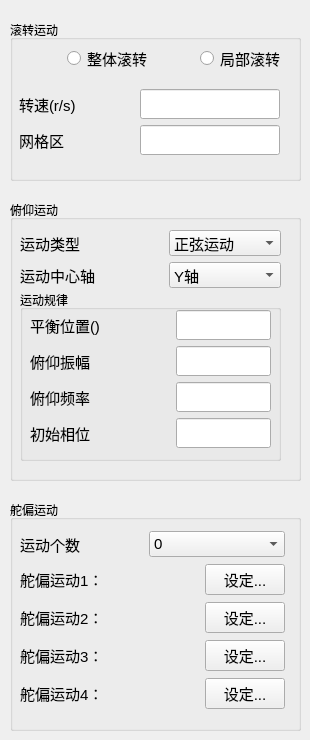
         <widget class="QWidget" name="tab_2">
          <attribute name="title">
           <string>运动模型</string>
          </attribute>
          <widget class="QGroupBox" name="groupBox_14">
           <property name="geometry">
            <rect>
             <x>10</x>
             <y>20</y>
             <width>291</width>
             <height>161</height>
            </rect>
           </property>
           <property name="minimumSize">
            <size>
             <width>291</width>
             <height>0</height>
            </size>
           </property>
           <property name="title">
            <string>滚转运动</string>
           </property>
           <widget class="QWidget" name="layoutWidget">
            <property name="geometry">
             <rect>
              <x>10</x>
              <y>30</y>
              <width>261</width>
              <height>17</height>
             </rect>
            </property>
            <layout class="QGridLayout" name="gridLayout_17">
             <item row="0" column="0">
              <widget class="QRadioButton" name="gz_radwhole">
               <property name="layoutDirection">
                <enum>Qt::RightToLeft</enum>
               </property>
               <property name="text">
                <string/>
               </property>
              </widget>
             </item>
             <item row="0" column="1">
              <widget class="QLabel" name="label_zhengti">
               <property name="font">
                <font>
                 <pointsize>11</pointsize>
                </font>
               </property>
               <property name="text">
                <string>整体滚转</string>
               </property>
              </widget>
             </item>
             <item row="0" column="2">
              <widget class="QRadioButton" name="gz_radpart">
               <property name="sizePolicy">
                <sizepolicy hsizetype="Minimum" vsizetype="Fixed">
                 <horstretch>0</horstretch>
                 <verstretch>5</verstretch>
                </sizepolicy>
               </property>
               <property name="layoutDirection">
                <enum>Qt::RightToLeft</enum>
               </property>
               <property name="text">
                <string/>
               </property>
              </widget>
             </item>
             <item row="0" column="3">
              <widget class="QLabel" name="label_jubu">
               <property name="font">
                <font>
                 <pointsize>11</pointsize>
                </font>
               </property>
               <property name="text">
                <string>局部滚转</string>
               </property>
              </widget>
             </item>
            </layout>
           </widget>
           <widget class="QWidget" name="layoutWidget">
            <property name="geometry">
             <rect>
              <x>9</x>
              <y>69</y>
              <width>261</width>
              <height>68</height>
             </rect>
            </property>
            <layout class="QGridLayout" name="gridLayout_18">
             <item row="1" column="0">
              <widget class="QLabel" name="label_gzzone">
               <property name="font">
                <font>
                 <pointsize>11</pointsize>
                </font>
               </property>
               <property name="text">
                <string>网格区</string>
               </property>
              </widget>
             </item>
             <item row="1" column="2">
              <widget class="QLineEdit" name="gz_zone">
               <property name="sizePolicy">
                <sizepolicy hsizetype="Expanding" vsizetype="Fixed">
                 <horstretch>0</horstretch>
                 <verstretch>0</verstretch>
                </sizepolicy>
               </property>
               <property name="minimumSize">
                <size>
                 <width>0</width>
                 <height>30</height>
                </size>
               </property>
               <property name="font">
                <font>
                 <pointsize>11</pointsize>
                </font>
               </property>
               <property name="alignment">
                <set>Qt::AlignCenter</set>
               </property>
              </widget>
             </item>
             <item row="0" column="2">
              <widget class="QLineEdit" name="gz_law">
               <property name="sizePolicy">
                <sizepolicy hsizetype="Expanding" vsizetype="Fixed">
                 <horstretch>0</horstretch>
                 <verstretch>0</verstretch>
                </sizepolicy>
               </property>
               <property name="minimumSize">
                <size>
                 <width>0</width>
                 <height>30</height>
                </size>
               </property>
               <property name="font">
                <font>
                 <pointsize>11</pointsize>
                </font>
               </property>
               <property name="alignment">
                <set>Qt::AlignCenter</set>
               </property>
              </widget>
             </item>
             <item row="0" column="0">
              <widget class="QLabel" name="gz_zhuansu">
               <property name="font">
                <font>
                 <pointsize>11</pointsize>
                </font>
               </property>
               <property name="text">
                <string>转速(r/s)</string>
               </property>
              </widget>
             </item>
             <item row="0" column="1">
              <spacer name="horizontalSpacer_14">
               <property name="orientation">
                <enum>Qt::Horizontal</enum>
               </property>
               <property name="sizeHint" stdset="0">
                <size>
                 <width>60</width>
                 <height>20</height>
                </size>
               </property>
              </spacer>
             </item>
            </layout>
           </widget>
          </widget>
          <widget class="QGroupBox" name="groupBox_15">
           <property name="geometry">
            <rect>
             <x>10</x>
             <y>200</y>
             <width>291</width>
             <height>281</height>
            </rect>
           </property>
           <property name="minimumSize">
            <size>
             <width>291</width>
             <height>0</height>
            </size>
           </property>
           <property name="title">
            <string>俯仰运动</string>
           </property>
           <widget class="QGroupBox" name="groupBox_16">
            <property name="geometry">
             <rect>
              <x>10</x>
              <y>90</y>
              <width>261</width>
              <height>171</height>
             </rect>
            </property>
            <property name="title">
             <string>运动规律</string>
            </property>
            <widget class="QWidget" name="layoutWidget">
             <property name="geometry">
              <rect>
               <x>10</x>
               <y>20</y>
               <width>241</width>
               <height>140</height>
              </rect>
             </property>
             <layout class="QGridLayout" name="gridLayout_20">
              <item row="0" column="1">
               <spacer name="horizontalSpacer_16">
                <property name="orientation">
                 <enum>Qt::Horizontal</enum>
                </property>
                <property name="sizeType">
                 <enum>QSizePolicy::Fixed</enum>
                </property>
                <property name="sizeHint" stdset="0">
                 <size>
                  <width>30</width>
                  <height>20</height>
                 </size>
                </property>
               </spacer>
              </item>
              <item row="0" column="0">
               <widget class="QLabel" name="fy_balance">
                <property name="sizePolicy">
                 <sizepolicy hsizetype="Fixed" vsizetype="Preferred">
                  <horstretch>0</horstretch>
                  <verstretch>0</verstretch>
                 </sizepolicy>
                </property>
                <property name="minimumSize">
                 <size>
                  <width>80</width>
                  <height>0</height>
                 </size>
                </property>
                <property name="font">
                 <font>
                  <pointsize>11</pointsize>
                 </font>
                </property>
                <property name="text">
                 <string>平衡位置()</string>
                </property>
                <property name="alignment">
                 <set>Qt::AlignLeading|Qt::AlignLeft|Qt::AlignVCenter</set>
                </property>
               </widget>
              </item>
              <item row="2" column="0">
               <widget class="QLabel" name="fy_plv">
                <property name="sizePolicy">
                 <sizepolicy hsizetype="Fixed" vsizetype="Preferred">
                  <horstretch>0</horstretch>
                  <verstretch>0</verstretch>
                 </sizepolicy>
                </property>
                <property name="minimumSize">
                 <size>
                  <width>110</width>
                  <height>0</height>
                 </size>
                </property>
                <property name="font">
                 <font>
                  <pointsize>11</pointsize>
                 </font>
                </property>
                <property name="text">
                 <string>俯仰频率</string>
                </property>
               </widget>
              </item>
              <item row="0" column="2">
               <widget class="QLineEdit" name="fy_textbalance">
                <property name="sizePolicy">
                 <sizepolicy hsizetype="Expanding" vsizetype="Fixed">
                  <horstretch>0</horstretch>
                  <verstretch>0</verstretch>
                 </sizepolicy>
                </property>
                <property name="minimumSize">
                 <size>
                  <width>0</width>
                  <height>30</height>
                 </size>
                </property>
                <property name="font">
                 <font>
                  <pointsize>11</pointsize>
                 </font>
                </property>
                <property name="alignment">
                 <set>Qt::AlignCenter</set>
                </property>
               </widget>
              </item>
              <item row="1" column="0">
               <widget class="QLabel" name="fy_zhenfu">
                <property name="sizePolicy">
                 <sizepolicy hsizetype="Fixed" vsizetype="Preferred">
                  <horstretch>0</horstretch>
                  <verstretch>0</verstretch>
                 </sizepolicy>
                </property>
                <property name="minimumSize">
                 <size>
                  <width>80</width>
                  <height>0</height>
                 </size>
                </property>
                <property name="font">
                 <font>
                  <pointsize>11</pointsize>
                 </font>
                </property>
                <property name="text">
                 <string>俯仰振幅</string>
                </property>
               </widget>
              </item>
              <item row="3" column="0">
               <widget class="QLabel" name="fy_xiangwei">
                <property name="sizePolicy">
                 <sizepolicy hsizetype="Fixed" vsizetype="Preferred">
                  <horstretch>0</horstretch>
                  <verstretch>0</verstretch>
                 </sizepolicy>
                </property>
                <property name="minimumSize">
                 <size>
                  <width>80</width>
                  <height>0</height>
                 </size>
                </property>
                <property name="font">
                 <font>
                  <pointsize>11</pointsize>
                 </font>
                </property>
                <property name="text">
                 <string>初始相位</string>
                </property>
               </widget>
              </item>
              <item row="1" column="2">
               <widget class="QLineEdit" name="fy_textzhenfu">
                <property name="sizePolicy">
                 <sizepolicy hsizetype="Expanding" vsizetype="Fixed">
                  <horstretch>0</horstretch>
                  <verstretch>0</verstretch>
                 </sizepolicy>
                </property>
                <property name="minimumSize">
                 <size>
                  <width>0</width>
                  <height>30</height>
                 </size>
                </property>
                <property name="font">
                 <font>
                  <pointsize>11</pointsize>
                 </font>
                </property>
                <property name="alignment">
                 <set>Qt::AlignCenter</set>
                </property>
               </widget>
              </item>
              <item row="2" column="2">
               <widget class="QLineEdit" name="fy_textplv">
                <property name="sizePolicy">
                 <sizepolicy hsizetype="Expanding" vsizetype="Fixed">
                  <horstretch>0</horstretch>
                  <verstretch>0</verstretch>
                 </sizepolicy>
                </property>
                <property name="minimumSize">
                 <size>
                  <width>0</width>
                  <height>30</height>
                 </size>
                </property>
                <property name="font">
                 <font>
                  <pointsize>11</pointsize>
                 </font>
                </property>
                <property name="alignment">
                 <set>Qt::AlignCenter</set>
                </property>
               </widget>
              </item>
              <item row="3" column="2">
               <widget class="QLineEdit" name="fy_textxiangwei">
                <property name="sizePolicy">
                 <sizepolicy hsizetype="Expanding" vsizetype="Fixed">
                  <horstretch>0</horstretch>
                  <verstretch>0</verstretch>
                 </sizepolicy>
                </property>
                <property name="minimumSize">
                 <size>
                  <width>0</width>
                  <height>30</height>
                 </size>
                </property>
                <property name="font">
                 <font>
                  <pointsize>11</pointsize>
                 </font>
                </property>
                <property name="alignment">
                 <set>Qt::AlignCenter</set>
                </property>
               </widget>
              </item>
             </layout>
            </widget>
           </widget>
           <widget class="QWidget" name="layoutWidget">
            <property name="geometry">
             <rect>
              <x>10</x>
              <y>30</y>
              <width>261</width>
              <height>58</height>
             </rect>
            </property>
            <layout class="QGridLayout" name="gridLayout_19">
             <item row="0" column="0">
              <widget class="QLabel" name="label_fytype">
               <property name="font">
                <font>
                 <pointsize>11</pointsize>
                </font>
               </property>
               <property name="text">
                <string>运动类型</string>
               </property>
              </widget>
             </item>
             <item row="1" column="0">
              <widget class="QLabel" name="label_fyaxis">
               <property name="font">
                <font>
                 <pointsize>11</pointsize>
                </font>
               </property>
               <property name="text">
                <string>运动中心轴</string>
               </property>
              </widget>
             </item>
             <item row="0" column="2">
              <widget class="QComboBox" name="fy_comtype">
               <property name="minimumSize">
                <size>
                 <width>0</width>
                 <height>25</height>
                </size>
               </property>
               <property name="font">
                <font>
                 <pointsize>11</pointsize>
                </font>
               </property>
               <item>
                <property name="text">
                 <string>正弦运动</string>
                </property>
               </item>
               <item>
                <property name="text">
                 <string>不运动</string>
                </property>
               </item>
              </widget>
             </item>
             <item row="1" column="2">
              <widget class="QComboBox" name="fy_comaxis">
               <property name="minimumSize">
                <size>
                 <width>0</width>
                 <height>25</height>
                </size>
               </property>
               <property name="font">
                <font>
                 <pointsize>11</pointsize>
                </font>
               </property>
               <item>
                <property name="text">
                 <string>Y轴</string>
                </property>
               </item>
               <item>
                <property name="text">
                 <string>Z轴</string>
                </property>
               </item>
              </widget>
             </item>
             <item row="0" column="1">
              <spacer name="horizontalSpacer_15">
               <property name="orientation">
                <enum>Qt::Horizontal</enum>
               </property>
               <property name="sizeType">
                <enum>QSizePolicy::Fixed</enum>
               </property>
               <property name="sizeHint" stdset="0">
                <size>
                 <width>30</width>
                 <height>20</height>
                </size>
               </property>
              </spacer>
             </item>
            </layout>
           </widget>
          </widget>
          <widget class="QGroupBox" name="groupBox_17">
           <property name="geometry">
            <rect>
             <x>10</x>
             <y>500</y>
             <width>291</width>
             <height>231</height>
            </rect>
           </property>
           <property name="minimumSize">
            <size>
             <width>291</width>
             <height>0</height>
            </size>
           </property>
           <property name="title">
            <string>舵偏运动</string>
           </property>
           <widget class="QWidget" name="layoutWidget">
            <property name="geometry">
             <rect>
              <x>10</x>
              <y>30</y>
              <width>265</width>
              <height>181</height>
             </rect>
            </property>
            <layout class="QGridLayout" name="gridLayout_21">
             <item row="2" column="3">
              <widget class="QPushButton" name="dp_btnset2">
               <property name="minimumSize">
                <size>
                 <width>0</width>
                 <height>25</height>
                </size>
               </property>
               <property name="font">
                <font>
                 <pointsize>11</pointsize>
                </font>
               </property>
               <property name="text">
                <string>设定...</string>
               </property>
              </widget>
             </item>
             <item row="4" column="0">
              <widget class="QLabel" name="dp_lab4">
               <property name="sizePolicy">
                <sizepolicy hsizetype="Fixed" vsizetype="Preferred">
                 <horstretch>0</horstretch>
                 <verstretch>0</verstretch>
                </sizepolicy>
               </property>
               <property name="minimumSize">
                <size>
                 <width>80</width>
                 <height>0</height>
                </size>
               </property>
               <property name="font">
                <font>
                 <pointsize>11</pointsize>
                </font>
               </property>
               <property name="text">
                <string>舵偏运动4：</string>
               </property>
              </widget>
             </item>
             <item row="1" column="3">
              <widget class="QPushButton" name="dp_btnset1">
               <property name="minimumSize">
                <size>
                 <width>40</width>
                 <height>25</height>
                </size>
               </property>
               <property name="maximumSize">
                <size>
                 <width>400</width>
                 <height>16777215</height>
                </size>
               </property>
               <property name="font">
                <font>
                 <pointsize>11</pointsize>
                </font>
               </property>
               <property name="layoutDirection">
                <enum>Qt::LeftToRight</enum>
               </property>
               <property name="text">
                <string>设定...</string>
               </property>
              </widget>
             </item>
             <item row="2" column="0">
              <widget class="QLabel" name="dp_lab2">
               <property name="sizePolicy">
                <sizepolicy hsizetype="Fixed" vsizetype="Preferred">
                 <horstretch>0</horstretch>
                 <verstretch>0</verstretch>
                </sizepolicy>
               </property>
               <property name="minimumSize">
                <size>
                 <width>80</width>
                 <height>0</height>
                </size>
               </property>
               <property name="font">
                <font>
                 <pointsize>11</pointsize>
                </font>
               </property>
               <property name="text">
                <string>舵偏运动2：</string>
               </property>
              </widget>
             </item>
             <item row="3" column="0">
              <widget class="QLabel" name="dp_lab3">
               <property name="sizePolicy">
                <sizepolicy hsizetype="Fixed" vsizetype="Preferred">
                 <horstretch>0</horstretch>
                 <verstretch>0</verstretch>
                </sizepolicy>
               </property>
               <property name="minimumSize">
                <size>
                 <width>80</width>
                 <height>0</height>
                </size>
               </property>
               <property name="font">
                <font>
                 <pointsize>11</pointsize>
                </font>
               </property>
               <property name="text">
                <string>舵偏运动3：</string>
               </property>
              </widget>
             </item>
             <item row="0" column="0">
              <widget class="QLabel" name="label_dpnm">
               <property name="sizePolicy">
                <sizepolicy hsizetype="Fixed" vsizetype="Preferred">
                 <horstretch>0</horstretch>
                 <verstretch>0</verstretch>
                </sizepolicy>
               </property>
               <property name="minimumSize">
                <size>
                 <width>80</width>
                 <height>0</height>
                </size>
               </property>
               <property name="font">
                <font>
                 <pointsize>11</pointsize>
                </font>
               </property>
               <property name="text">
                <string>运动个数</string>
               </property>
              </widget>
             </item>
             <item row="3" column="3">
              <widget class="QPushButton" name="dp_btnset3">
               <property name="minimumSize">
                <size>
                 <width>0</width>
                 <height>25</height>
                </size>
               </property>
               <property name="font">
                <font>
                 <pointsize>11</pointsize>
                </font>
               </property>
               <property name="text">
                <string>设定...</string>
               </property>
              </widget>
             </item>
             <item row="4" column="3">
              <widget class="QPushButton" name="dp_btnset4">
               <property name="minimumSize">
                <size>
                 <width>0</width>
                 <height>25</height>
                </size>
               </property>
               <property name="font">
                <font>
                 <pointsize>11</pointsize>
                </font>
               </property>
               <property name="text">
                <string>设定...</string>
               </property>
              </widget>
             </item>
             <item row="1" column="0">
              <widget class="QLabel" name="dp_lab1">
               <property name="sizePolicy">
                <sizepolicy hsizetype="Fixed" vsizetype="Preferred">
                 <horstretch>0</horstretch>
                 <verstretch>0</verstretch>
                </sizepolicy>
               </property>
               <property name="minimumSize">
                <size>
                 <width>80</width>
                 <height>0</height>
                </size>
               </property>
               <property name="font">
                <font>
                 <pointsize>11</pointsize>
                </font>
               </property>
               <property name="text">
                <string>舵偏运动1：</string>
               </property>
              </widget>
             </item>
             <item row="0" column="1">
              <spacer name="horizontalSpacer_17">
               <property name="orientation">
                <enum>Qt::Horizontal</enum>
               </property>
               <property name="sizeType">
                <enum>QSizePolicy::Fixed</enum>
               </property>
               <property name="sizeHint" stdset="0">
                <size>
                 <width>40</width>
                 <height>20</height>
                </size>
               </property>
              </spacer>
             </item>
             <item row="1" column="2">
              <spacer name="horizontalSpacer_18">
               <property name="orientation">
                <enum>Qt::Horizontal</enum>
               </property>
               <property name="sizeType">
                <enum>QSizePolicy::Fixed</enum>
               </property>
               <property name="sizeHint" stdset="0">
                <size>
                 <width>50</width>
                 <height>20</height>
                </size>
               </property>
              </spacer>
             </item>
             <item row="0" column="2" colspan="2">
              <widget class="QComboBox" name="dp_com">
               <property name="minimumSize">
                <size>
                 <width>0</width>
                 <height>25</height>
                </size>
               </property>
               <property name="font">
                <font>
                 <pointsize>11</pointsize>
                </font>
               </property>
               <item>
                <property name="text">
                 <string>0</string>
                </property>
               </item>
               <item>
                <property name="text">
                 <string>1</string>
                </property>
               </item>
               <item>
                <property name="text">
                 <string>2</string>
                </property>
               </item>
               <item>
                <property name="text">
                 <string>3</string>
                </property>
               </item>
               <item>
                <property name="text">
                 <string>4</string>
                </property>
               </item>
              </widget>
             </item>
            </layout>
           </widget>
          </widget>
         </widget>
